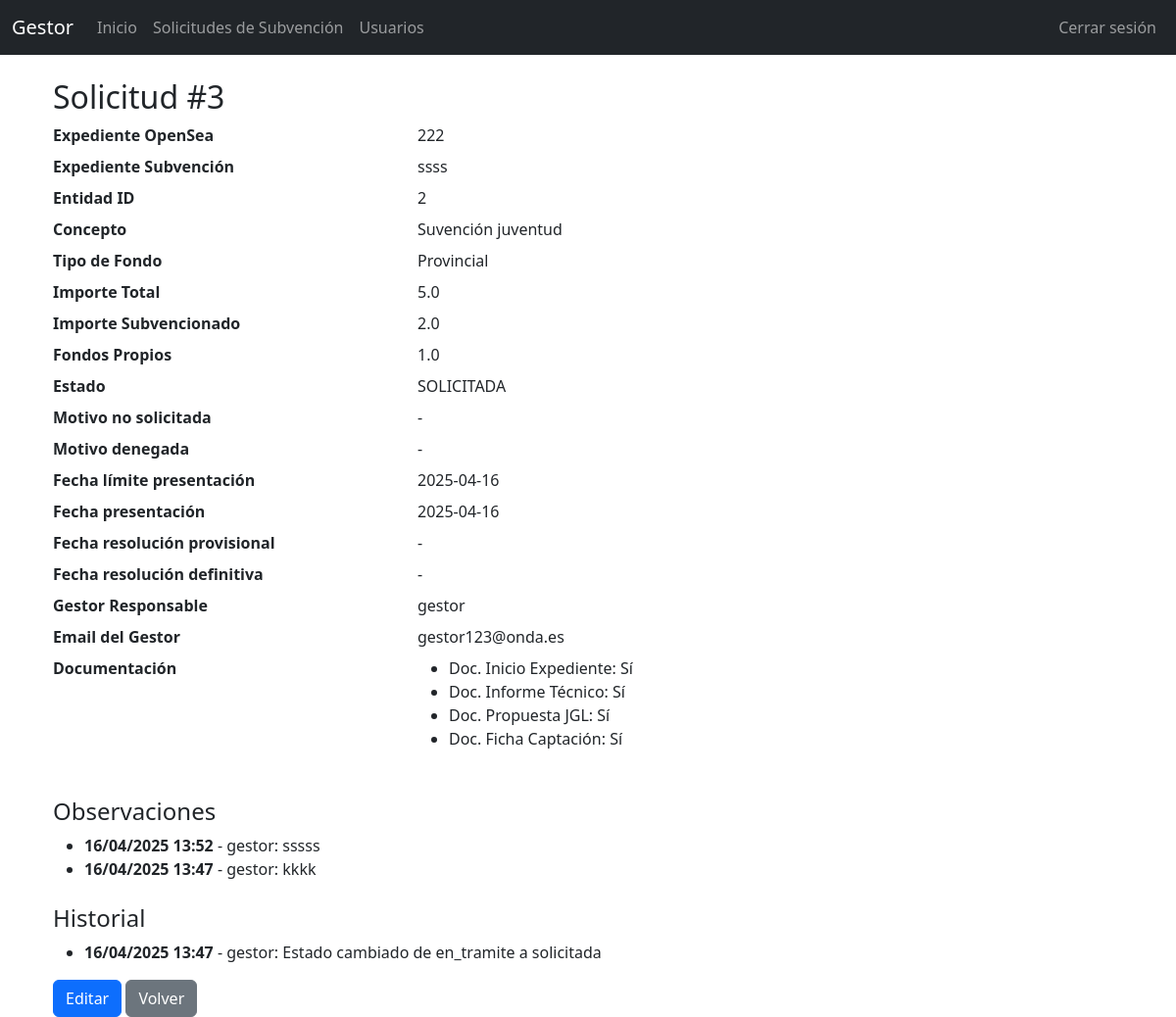
Before: /solicitud/3 (signed in) with the older database file.
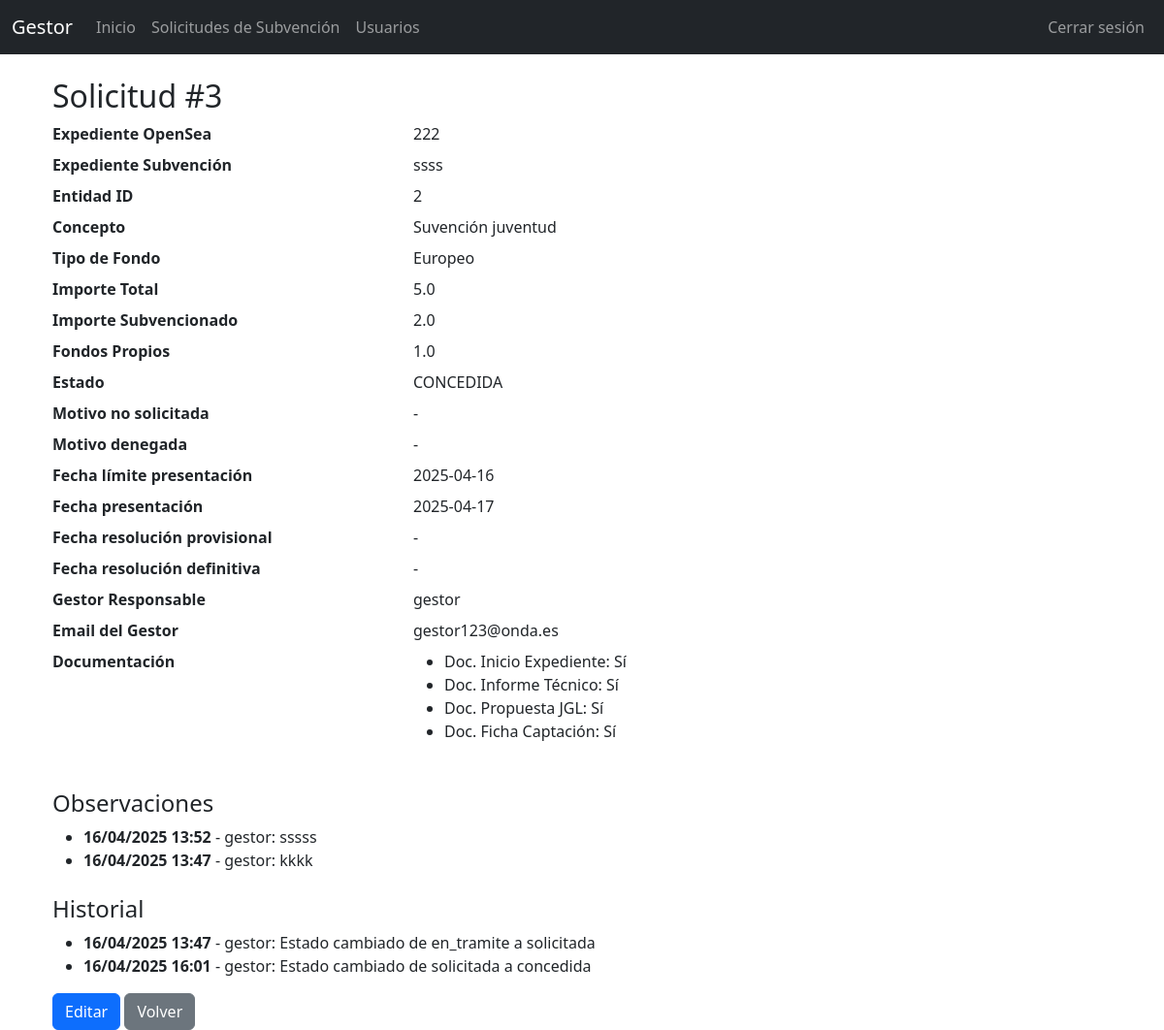
After: the same page with the newer database file.
### app/models/solicitud_subvencion.py (models this page shows)
class SolicitudSubvencion(db.Model):
    __tablename__ = "solicitud_subvencion"
    id = db.Column(db.Integer, primary_key=True)
    expediente_opensea = db.Column(db.String(120), nullable=False)
    expediente_subvencion = db.Column(db.String(120), nullable=False)
    entidad_id = db.Column(db.Integer, db.ForeignKey('entidad.id'), nullable=False)
    concepto = db.Column(db.String(200), nullable=False)
    tipo_fondo = db.Column(
        db.Enum("Europeo", "Nacional", "Autonómico", "Provincial", "Otros",
                name="tipo_fondo_enum", validate_strings=True),
        nullable=False
    )
    importe_total = db.Column(db.Float)
    importe_subvencionado = db.Column(db.Float)
    fondos_propios = db.Column(db.Float)
    estado = db.Column(db.Enum(EstadoSolicitud, name="estado_solicitud", validate_strings=True),
                       nullable=False, default=EstadoSolicitud.EN_TRAMITE)
    motivo_no_solicitada = db.Column(db.String(255))  # Solo para estado no_solicitada
    motivo_denegada = db.Column(db.String(255))       # Solo si estado == denegada
    fecha_limite_presentacion = db.Column(db.Date, nullable=False)  # Fecha límite de presentación Obligatorio
    fecha_presentacion_solicitud = db.Column(db.Date)
    fecha_resolucion_provisional = db.Column(db.Date)
    fecha_resolucion_definitiva = db.Column(db.Date)
    gestor_responsable = db.Column(db.String(100))
    email_gestor = db.Column(db.String(120))
    doc_inicio_expediente = db.Column(db.Boolean, default=False)
    doc_informe_tecnico = db.Column(db.Boolean, default=False)
    doc_propuesta_jgl = db.Column(db.Boolean, default=False)
    doc_ficha_captacion = db.Column(db.Boolean, default=False)
    created_at = db.Column(db.DateTime, default=datetime.utcnow)
    observaciones = db.relationship(
    "ObservacionSolicitud",
     back_populates="solicitud",  # 👈 corrige aquí
    cascade="all, delete-orphan",
    lazy="dynamic"
    )
    historial = db.relationship(
    "HistorialSolicitud",
    back_populates="solicitud",
    cascade="all, delete-orphan"
    )

### app/models/observacion_solicitud.py (models this page shows)
class ObservacionSolicitud(db.Model):
    __tablename__ = "observacion_solicitud"
    id = db.Column(db.Integer, primary_key=True)
    solicitud_id = db.Column(db.Integer, db.ForeignKey("solicitud_subvencion.id"), nullable=False)
    usuario_id = db.Column(db.Integer, db.ForeignKey("users.id"), nullable=False)  # ← Nuevo campo
    texto = db.Column(db.Text, nullable=False)
    fecha = db.Column(db.DateTime, default=datetime.utcnow, nullable=False)
    solicitud = db.relationship("SolicitudSubvencion", back_populates="observaciones")
    usuario = db.relationship("User", backref="observaciones_hechas")  # ← Asume modelo User existente

### app/models/user.py (models this page shows, shortened)
class User(UserMixin, db.Model):
    __tablename__ = 'users'
    id = db.Column(db.Integer, primary_key=True)
    username = db.Column(db.String(64), unique=True, nullable=False)
    email = db.Column(db.String(120), unique=True, nullable=False)
    password_hash = db.Column(db.String(128), nullable=False)
    role = db.Column(
        db.Enum(UserRole, name="user_role", validate_strings=True),
        default=UserRole.CONSULTA,  # Corrección aquí
        nullable=False
    )
    active = db.Column(db.Boolean, default=True, nullable=False)
    created_at = db.Column(db.DateTime, default=datetime.utcnow, nullable=False)
    updated_at = db.Column(db.DateTime, default=datetime.utcnow, onupdate=datetime.utcnow, nullable=False)
    @property
    def is_active(self):
        return self.active

### app/models/historial_solicitud.py (models this page shows)
class HistorialSolicitud(db.Model):
    __tablename__ = "historial_solicitud"
    id = db.Column(db.Integer, primary_key=True)
    solicitud_id = db.Column(db.Integer, db.ForeignKey("solicitud_subvencion.id"), nullable=False)
    usuario_id = db.Column(db.Integer, db.ForeignKey("users.id"), nullable=False)
    fecha = db.Column(db.DateTime, default=datetime.utcnow, nullable=False)
    descripcion = db.Column(db.Text, nullable=False)
    solicitud = db.relationship("SolicitudSubvencion", back_populates="historial")
    usuario = db.relationship("User", backref="cambios_realizados")

### app/routes/solicitudes.py (the view)
@solicitudes_bp.route("/solicitud/<int:solicitud_id>")
@login_required
def ver_solicitud(solicitud_id):
    solicitud = SolicitudSubvencion.query.get_or_404(solicitud_id)
    historial = solicitud.historial  # Si tienes relación `historial = db.relationship(...)`
    return render_template(
        "solicitudes/ver.html",
        solicitud=solicitud,
        historial=historial,
        ObservacionSolicitud=ObservacionSolicitud
    )

### app/templates/solicitudes/ver.html
{% extends 'base.html' %}
{% block content %}
<div class="container mt-4">
  <h2>Solicitud #{{ solicitud.id }}</h2>
  <dl class="row">
    <dt class="col-sm-4">Expediente OpenSea</dt>
    <dd class="col-sm-8">{{ solicitud.expediente_opensea }}</dd>
    <dt class="col-sm-4">Expediente Subvención</dt>
    <dd class="col-sm-8">{{ solicitud.expediente_subvencion }}</dd>
    <dt class="col-sm-4">Entidad ID</dt>
    <dd class="col-sm-8">{{ solicitud.entidad_id }}</dd>
    <dt class="col-sm-4">Concepto</dt>
    <dd class="col-sm-8">{{ solicitud.concepto }}</dd>
    <dt class="col-sm-4">Tipo de Fondo</dt>
    <dd class="col-sm-8">{{ solicitud.tipo_fondo }}</dd>
    <dt class="col-sm-4">Importe Total</dt>
    <dd class="col-sm-8">{{ solicitud.importe_total }}</dd>
    <dt class="col-sm-4">Importe Subvencionado</dt>
    <dd class="col-sm-8">{{ solicitud.importe_subvencionado }}</dd>
    <dt class="col-sm-4">Fondos Propios</dt>
    <dd class="col-sm-8">{{ solicitud.fondos_propios }}</dd>
    <dt class="col-sm-4">Estado</dt>
    <dd class="col-sm-8">{{ solicitud.estado.name }}</dd>
    <dt class="col-sm-4">Motivo no solicitada</dt>
    <dd class="col-sm-8">{{ solicitud.motivo_no_solicitada or '-' }}</dd>
    <dt class="col-sm-4">Motivo denegada</dt>
    <dd class="col-sm-8">{{ solicitud.motivo_denegada or '-' }}</dd>
    <dt class="col-sm-4">Fecha límite presentación</dt>
    <dd class="col-sm-8">{{ solicitud.fecha_limite_presentacion }}</dd>
    <dt class="col-sm-4">Fecha presentación</dt>
    <dd class="col-sm-8">{{ solicitud.fecha_presentacion_solicitud or '-' }}</dd>
    <dt class="col-sm-4">Fecha resolución provisional</dt>
    <dd class="col-sm-8">{{ solicitud.fecha_resolucion_provisional or '-' }}</dd>
    <dt class="col-sm-4">Fecha resolución definitiva</dt>
    <dd class="col-sm-8">{{ solicitud.fecha_resolucion_definitiva or '-' }}</dd>
    <dt class="col-sm-4">Gestor Responsable</dt>
    <dd class="col-sm-8">{{ solicitud.gestor_responsable or '-' }}</dd>
    <dt class="col-sm-4">Email del Gestor</dt>
    <dd class="col-sm-8">{{ solicitud.email_gestor or '-' }}</dd>
    <dt class="col-sm-4">Documentación</dt>
    <dd class="col-sm-8">
      <ul>
        <li>Doc. Inicio Expediente: {{ 'Sí' if solicitud.doc_inicio_expediente else 'No' }}</li>
        <li>Doc. Informe Técnico: {{ 'Sí' if solicitud.doc_informe_tecnico else 'No' }}</li>
        <li>Doc. Propuesta JGL: {{ 'Sí' if solicitud.doc_propuesta_jgl else 'No' }}</li>
        <li>Doc. Ficha Captación: {{ 'Sí' if solicitud.doc_ficha_captacion else 'No' }}</li>
      </ul>
    </dd>
  </dl>
  <h4 class="mt-4">Observaciones</h4>
  {% if solicitud.observaciones %}
  <ul>
    {% for obs in solicitud.observaciones.order_by(ObservacionSolicitud.fecha.desc()).all() %}
      <li><strong>{{ obs.fecha.strftime('%d/%m/%Y %H:%M') }}</strong> - {{ obs.usuario.username }}: {{ obs.texto }}</li>
    {% endfor %}
  </ul>
  {% else %}
  <p>No hay observaciones.</p>
  {% endif %}
  <h4 class="mt-4">Historial</h4>
  {% if solicitud.historial %}
  <ul>
    {% for h in solicitud.historial %}
      <li><strong>{{ h.fecha.strftime('%d/%m/%Y %H:%M') }}</strong> - {{ h.usuario.username }}: {{ h.descripcion }}</li>
    {% endfor %}
  </ul>
  {% else %}
  <p>No hay historial disponible.</p>
  {% endif %}
  <a href="{{ url_for('solicitudes.editar_solicitud', solicitud_id=solicitud.id) }}" class="btn btn-primary">Editar</a>
  <a href="{{ url_for('solicitudes.lista_solicitudes') }}" class="btn btn-secondary">Volver</a>
</div>
{% endblock %}

### app/templates/base.html (shortened to what this page needs)
<!DOCTYPE html>
<html lang="es">
<head>
  <link href="https://cdn.jsdelivr.net/npm/bootstrap@5.3.2/dist/css/bootstrap.min.css" rel="stylesheet">
</head>
<body>
  <nav class="navbar navbar-expand-lg navbar-dark bg-dark mb-4">
    <div class="container-fluid">
      <a class="navbar-brand" href="#">Gestor</a>
      <div class="collapse navbar-collapse" id="navbarNav">
        <ul class="navbar-nav">
          <li class="nav-item">
            <a class="nav-link" href="/">Inicio</a>
          </li>
          <li class="nav-item">
            <a class="nav-link" href="{{ url_for('solicitudes.lista_solicitudes') }}">Solicitudes de Subvención</a>
          </li>
          <li class="nav-item">
            <a class="nav-link" href="{{ url_for('auth.user_management') }}">Usuarios</a>
          </li>
        </ul>
        <ul class="navbar-nav ms-auto">
          {% if current_user.is_authenticated %}
            <li class="nav-item">
              <a class="nav-link" href="{{ url_for('auth.logout') }}">Cerrar sesión</a>
            </li>
          {% else %}
            <li class="nav-item">
              <a class="nav-link" href="{{ url_for('auth.login') }}">Iniciar sesión</a>
            </li>
          {% endif %}
        </ul>
      </div>
    </div>
  </nav>
  <main class="container">
    {% block content %}{% endblock %}
  </main>
</body>
</html>

Changed rows visible on the page:
changed SolicitudSubvencion "ssss": tipo_fondo "Provincial" → "Europeo"; estado.name "SOLICITADA" → "CONCEDIDA"; fecha_presentacion_solicitud "2025-04-16" → "2025-04-17"
added HistorialSolicitud: fecha "16/04/2025 16:01", usuario.username "gestor", descripcion "Estado cambiado de solicitada a concedida"
